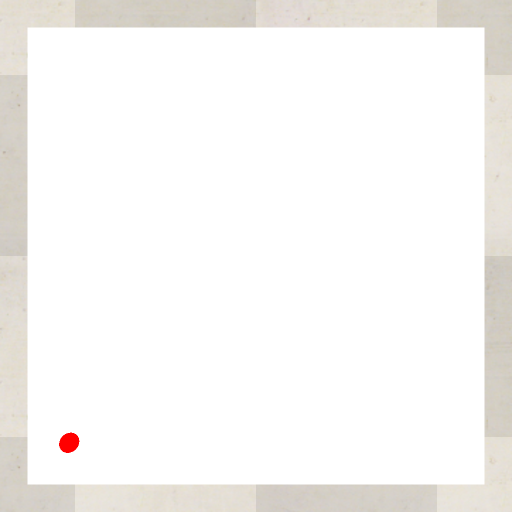
#> input picture task_2a_develop_ball_track_algo_windows/img1.png, 1024 x 1024 px (shown at 1/2 size)
$ python example.py
#> lines starting #> are read from the running program, lines starting #| are printed output that depends on the picture; after the words box and inside, x2 and y2 are one past the last pixel; in counts of white or black regions, pixels touching at a corner belong together
#> further down, img is the input picture: shape (1024, 1024, 3); mean B, G, R 244.3, 246.2, 247.7
### task_2a_develop_ball_track_algo_windows/task_1b.py
'''
*****************************************************************************************
*
*        		===============================================
*           		Nirikshak Bot (NB) Theme (eYRC 2020-21)
*        		===============================================
*
*  This script is to implement Task 1B of Nirikshak Bot (NB) Theme (eYRC 2020-21).
*
*  This software is made available on an "AS IS WHERE IS BASIS".
*  Licensee/end user indemnifies and will keep e-Yantra indemnified from
*  any and all claim(s) that emanate from the use of the Software or
*  breach of the terms of this agreement.
*
*  e-Yantra - An MHRD project under National Mission on Education using ICT (NMEICT)
*
*****************************************************************************************
'''

# Team ID:			2433
# Author List:		Harsh,Saksham,Bhargav,Rahul
# Filename:			task_1b.py
# Functions:		applyPerspectiveTransform, detectMaze, writeToCsv
# 					[ Comma separated list of functions in this file ]
# Global variables:	r
global r
# 					[ List of global variables defined in this file ]


####################### IMPORT MODULES #######################
## You are not allowed to make any changes in this section. ##
## You have to implement this task with the three available ##
## modules for this task (numpy, opencv, csv)               ##
##############################################################
import numpy as np
import cv2
import csv
##############################################################


################# ADD UTILITY FUNCTIONS HERE #################
## You can define any utility functions for your code.      ##
## Please add proper comments to ensure that your code is   ##
## readable and easy to understand.                         ##
##############################################################


##############################################################


def applyPerspectiveTransform(input_img):

	"""
	Purpose:
	---
	takes a maze test case image as input and applies a Perspective Transfrom on it to isolate the maze

	Input Arguments:
	---
	`input_img` :   [ numpy array ]
		maze image in the form of a numpy array

	Returns:
	---
	`warped_img` :  [ numpy array ]
		resultant warped maze image after applying Perspective Transform

	Example call:
	---
	warped_img = applyPerspectiveTransform(input_img)
	"""

	warped_img = None

	##############	ADD YOUR CODE HERE	##############


	gray = cv2.cvtColor(input_img, cv2.COLOR_BGR2GRAY)
	_, gray = cv2.threshold(gray, 240, 255, cv2.THRESH_TOZERO)
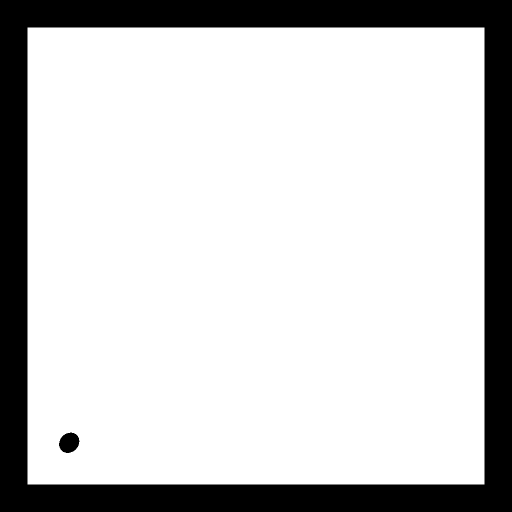
#> gray: shape (1024, 1024) (shown at 1/2 size); 79.5% white; 2 black regions, box (x1, y1, x2, y2) and area: (0, 0, 1024, 1024) 213180, (118, 865, 159, 906) 1269
	rows, col, ch = input_img.shape
#> rows = 1024; col = 1024; ch = 3
	tx, ty = 0, 0
	bx, by = 0, col
#> bx = 0; by = 1024
	xtr, ytr = rows, 0
#> xtr = 1024; ytr = 0
	xbr, ybr = rows, col
#> xbr = 1024; ybr = 1024

	d1, d2, d3, d4 = 0, 0, 0, 0
	corners = cv2.goodFeaturesToTrack(gray, 1000, 0.1, 30)
#> corners = [[968, 968], [55, 968], [968, 55], [55, 55], [158, 882], [126, 903], [132, 867]]

	corners = np.int0(corners)
	# This block of code is to find the coordinates of corners of the maze, so that we can find the warped image.
	for i in corners:
		global r
		x,y=i.ravel()
		dd1=(tx-x)**2+(ty-y)**2
		dd2 = (bx - x) * (bx - x) + (by - y) * (by - y)
		dd3 = (xtr - x) * (xtr - x) + (ytr - y) * (ytr - y)
		dd4 = (xbr - x) * (xbr - x) + (ybr - y) * (ybr - y)
		if dd1 > d1:
			d1 = dd1
			cx1 = x
			cy1 = y
		if dd2 > d2:
			d2 = dd2
			cx2 = x
			cy2 = y
		if dd3 > d3:
			d3 = dd3
			cx3 = x
			cy3 = y
		if dd4 > d4:
			d4 = dd4
			cx4 = x
			cy4 = y
#> this loop made 7 passes
#> (x, y, dd1, dd2, dd3, dd4, d1, cx1) on pass 1: (968, 968, 1874048, 940160, 940160, 6272, 1874048, 968)
#> (x, y, dd1, dd2, dd3, dd4, d3, cx3) on pass 2: (55, 968, 940049, 6161, 1875985, 942097, 1875985, 55)
#> after the loop, cx1 = 968; cx2 = 968; cx3 = 55; cx4 = 55; cy1 = 968; cy2 = 55; cy3 = 968; cy4 = 55; d1 = 1874048; d2 = 1875985; d3 = 1875985; d4 = 1877922
	if ((cx1-cx2)**2+(cy1-cy2))**2>rows*rows/16 and ((cx1-cx3)**2+(cy1-cy3))**2>rows*rows/16:
		pts1 = np.float32([[cx4, cy4], [cx2, cy2], [cx3, cy3], [cx1, cy1]])
#> pts1 = [[55, 55], [968, 55], [55, 968], [968, 968]]
		pts2 = np.float32([[0, 0], [rows, 0], [0, rows], [rows, rows]])

		matrix = cv2.getPerspectiveTransform(pts1, pts2)
#> matrix = [[1.12, -2.46e-18, -61.69], [0, 1.12, -61.69], [-8.36e-20, -7.6e-21, 1]]
		r = rows
#> r = 1024
		warped_img = cv2.warpPerspective(input_img, matrix, (rows, rows))
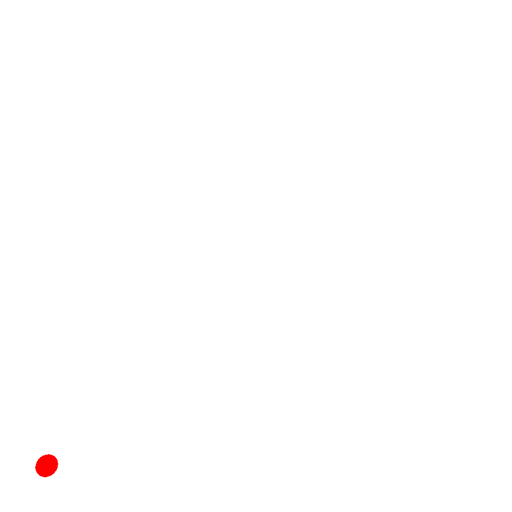
#> warped_img: shape (1024, 1024, 3) (shown at 1/2 size); mean B, G, R 254.6, 254.6, 255
		#_, result = cv2.threshold(result, 100, 255, cv2.THRESH_TOZERO)
		# This block of code is to enhance the borders of the whole maze so that it helps us to read the maze properly#
		# for the further application.
		#contours, _ = cv2.findContours(result, cv2.RETR_TREE, cv2.CHAIN_APPROX_NONE)
		#warped_img: None = cv2.drawContours(result, contours, -1, (0, 0, 0), 10)
	else:
		gray = cv2.cvtColor(input_img, cv2.COLOR_BGR2GRAY)
		_, gray = cv2.threshold(gray, 100, 255, cv2.THRESH_TOZERO)
		rows, col, ch = input_img.shape
		tx, ty = 0, 0
		bx, by = 0, col
		xtr, ytr = rows, 0
		xbr, ybr = rows, col

		d1, d2, d3, d4 = 0, 0, 0, 0
		corners = cv2.goodFeaturesToTrack(gray, 1000, 0.1, 30)

		corners = np.int0(corners)
		# This block of code is to find the coordinates of corners of the maze, so that we can find the warped image.
		for i in corners:
			#global r
			x, y = i.ravel()

			dd1 = (tx - x) * (tx - x) + (ty - y) * (ty - y)
			dd2 = (bx - x) * (bx - x) + (by - y) * (by - y)
			dd3 = (xtr - x) * (xtr - x) + (ytr - y) * (ytr - y)
			dd4 = (xbr - x) * (xbr - x) + (ybr - y) * (ybr - y)
			if dd1 > d1:
				d1 = dd1
				cx1 = x
				cy1 = y
			if dd2 > d2:
				d2 = dd2
				cx2 = x
				cy2 = y
			if dd3 > d3:
				d3 = dd3
				cx3 = x
				cy3 = y
			if dd4 > d4:
				d4 = dd4
				cx4 = x
				cy4 = y
		pts1 = np.float32([[cx4, cy4], [cx2, cy2], [cx3, cy3], [cx1, cy1]])
		pts2 = np.float32([[0, 0], [rows, 0], [0, rows], [rows, rows]])

		matrix = cv2.getPerspectiveTransform(pts1, pts2)
		r = rows
		result = cv2.warpPerspective(gray, matrix, (rows, rows))
		_, result = cv2.threshold(result, 100, 255, cv2.THRESH_TOZERO)
		# This block of code is to enhance the borders of the whole maze so that it helps us to read the maze properly#
		# for the further application.
		contours, _ = cv2.findContours(result, cv2.RETR_TREE, cv2.CHAIN_APPROX_NONE)
		warped_img: None = cv2.drawContours(result, contours, -1, (0, 0, 0), 10)
	warped_img=cv2.resize(warped_img,(1280,1280))
#> warped_img: shape (1280, 1280, 3)


	##################################################

	return warped_img


# [82 lines left out: functions detectMaze, writeToCsv, not called in this run]


# NOTE:	YOU ARE NOT ALLOWED TO MAKE ANY CHANGE TO THIS FUNCTION
#
# Function Name:    main
#        Inputs:    None
#       Outputs:    None
#       Purpose:    This part of the code is only for testing your solution. The function first takes 'maze00.jpg'
# 					as input, applies Perspective Transform by calling applyPerspectiveTransform function,
# 					encodes the maze input in form of 2D array by calling detectMaze function and writes this data to csv file
# 					by calling writeToCsv function, it then asks the user whether to repeat the same on all maze images
# 					present in 'test_cases' folder or not. Write your solution ONLY in the space provided in the above
# 					applyPerspectiveTransform and detectMaze functions.

# [99 lines that do not run on import are left out]

### task_2a_develop_ball_track_algo_windows/task_1a_part1.py
'''
*****************************************************************************************
*
*        		===============================================
*           		Nirikshak Bot (NB) Theme (eYRC 2020-21)
*        		===============================================
*
*  This script is to implement Task 1A - Part 1 of Nirikshak Bot (NB) Theme (eYRC 2020-21).
*
*  This software is made available on an "AS IS WHERE IS BASIS".
*  Licensee/end user indemnifies and will keep e-Yantra indemnified from
*  any and all claim(s) that emanate from the use of the Software or
*  breach of the terms of this agreement.
*
*  e-Yantra - An MHRD project under National Mission on Education using ICT (NMEICT)
*
*****************************************************************************************
'''

# Team ID:			[ 2433 ]
# Author List:		[ Names of team members worked on this file separated by Comma: Harsh,Saksham,Rahul,Bhargav ]
# Filename:			task_1a_part1.py
# Functions:		scan_image
# 					[ Comma separated list of functions in this file ]
# Global variables:	shapes
# 					[ List of global variables defined in this file ]


####################### IMPORT MODULES #######################
## You are not allowed to make any changes in this section. ##
## You have to implement this task with the three available ##
## modules for this task (numpy, opencv, os)                ##
##############################################################
import cv2
import numpy as np
import os

##############################################################


# Global variable for details of shapes found in image and will be put in this dictionary, returned from scan_image function
shapes = {}


################# ADD UTILITY FUNCTIONS HERE #################
## You can define any utility functions for your code.      ##
## Please add proper comments to ensure that your code is   ##
## readable and easy to understand.                         ##
##############################################################


##############################################################


def scan_image(img_file_path):
    """
    Purpose:
    ---
    this function takes file path of an image as an argument and returns dictionary
    containing details of colored (non-white) shapes in that image

    Input Arguments:
    ---
    `img_file_path` :		[ str ]
        file path of image

    Returns:
    ---
    `shapes` :              [ dictionary ]
        details of colored (non-white) shapes present in image at img_file_path
        { 'Shape' : ['color', Area, cX, cY] }

    Example call:
    ---
    shapes = scan_image(img_file_path)
    """

    global shapes

    ##############	ADD YOUR CODE HERE	##############
    shapes1 = {}
    shapes={}
    count=0
    if(type(img_file_path) is np.ndarray):
        img=img_file_path

    else: img = cv2.imread(img_file_path)

    mask = {}
    sh = []
    arr= []

    hsv = cv2.cvtColor(img, cv2.COLOR_BGR2HSV)
#> hsv: shape (1024, 1024, 3); mean H, S, V 3.8, 3.9, 247.7

    for i in range(2):


        if (i == 0):
            l_b = np.array([81, 0, 0])
            u_b = np.array([134, 255, 255])
            mask[0] = cv2.inRange(hsv, l_b, u_b)

        if (i == 1):
            l_b = np.array([0, 51, 0])
            u_b = np.array([47, 255, 255])
            mask[1] = cv2.inRange(hsv, l_b, u_b)
#> after the loop, mask = 2 items
    for i in range(2):
        _, thrash = cv2.threshold(mask[i], 240, 255, cv2.THRESH_BINARY)
        contours, _ = cv2.findContours(thrash, cv2.RETR_TREE, cv2.CHAIN_APPROX_NONE)

        cv2.waitKey(0)
        for contour in contours:
            approx = cv2.approxPolyDP(contour, 0.01 * cv2.arcLength(contour, True), True)

            if len(approx) == 3:
                s = 'Triangle'

                if (i == 0):
                    cl = 'blue'
                elif (i == 1):
                    cl = 'red'
            elif len(approx) == 4:
                x1, y1, w, h = cv2.boundingRect(approx)
                aspectRatio = float(w) / h

                if aspectRatio >= 0.95 and aspectRatio <= 1.05:
                    s = 'Square'

                    if (i == 0):
                        cl = 'blue'
                    elif (i == 1):
                        cl = 'red'

                else:
                    p = {}

                    for k in range(4):
                        p[k] = approx[k].ravel()

                    p1 = (p[0] - p[1]) - (p[3] - p[2])
                    p2 = (p[1] - p[2]) - (p[0] - p[3])

                    if ((np.all(p1 < 2) and np.all(p1 > -2)) or (np.all(p2 < 2) and np.all(p2 > -2))):
                        if ((np.all(p1 < 2) and np.all(p1 > -2)) and (np.all(p2 < 2) and np.all(p2 > -2))):
                            r = np.linalg.norm(p[0] - p[1]) / np.linalg.norm(p[1] - p[2])
                            if (r >= 0.95 and r <= 1.05):
                                s = 'Rhombus'
                            else:
                                s = 'Parallelogram'
                        else:
                            s = 'Trapezium'
                    else:
                        s = 'Quadrilateral'

                    if (i == 0):
                        cl = 'blue'
                    elif (i == 1):
                        cl = 'red'


            elif len(approx) == 5:
                s = 'Pentagon'

                if (i == 0):
                    cl = 'blue'
                elif (i == 1):
                    cl = 'red'

            elif len(approx) == 6:
                s = 'Hexagon'

                if (i == 0):
                    cl = 'blue'
                elif (i == 1):
                    cl = 'red'

            else:
                s = 'Circle'

                if (i == 0):
                    cl = 'blue'
                elif (i == 1):
                    cl = 'red'
            ar = cv2.contourArea(contour)
            M = cv2.moments(contour)
            if M['m00'] == 0:
                continue
            else:
                cx = int(M['m10'] / M['m00'])
            if M['m00'] == 0:
                continue
            else:
                cy = int(M['m01'] / M['m00'])
            al = cv2.arcLength(contour, True)
            al = round(al, 1)
            #shapes1[s] = [cl,cx+1,cy+1]
            shapes1.setdefault(s, []).append([cl,cx,cy])
            count=count+1


            sh.append(s)
#> this loop made 2 passes
#> pass 2, in scan_image, `_, thrash = cv2.threshold(mask[i], 240, 255, cv2.THRESH_BINARY)`:
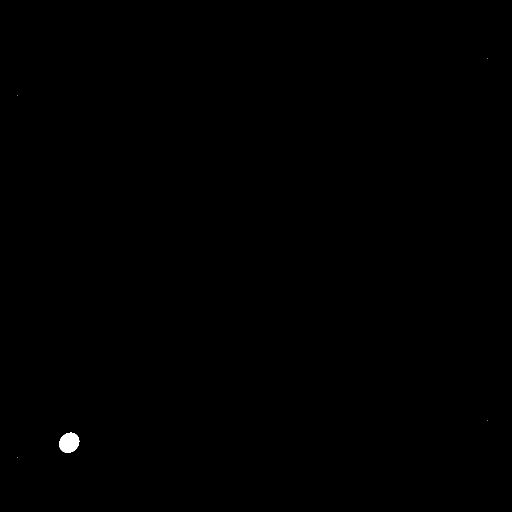
#> thrash: shape (1024, 1024) (shown at 1/2 size); 0.12% white; 5 white regions (4 under 20 px), largest, box (x1, y1, x2, y2) and area: (118, 865, 159, 906) 1269
#> after the loop, count = 1; sh = ['Circle']; shapes1 = {'Circle': [['red', 137, 885]]}
            # [7 lines of commented-out code are left out]
    for s in sh:
        if(count==1):
                shapes[s]=shapes1[s][0]
        else:shapes=shapes1
#> this loop made 1 pass


    ##################################################

    return shapes


# NOTE:	YOU ARE NOT ALLOWED TO MAKE ANY CHANGE TO THIS FUNCTION
#
# Function Name:    main
#        Inputs:    None
#       Outputs:    None
#       Purpose:    the function first takes 'Sample1.png' as input and runs scan_image function to find details
#                   of colored (non-white) shapes present in 'Sample1.png', it then asks the user whether
#                   to repeat the same on all images present in 'Samples' folder or not

# [87 lines that do not run on import are left out]

### task_2a_develop_ball_track_algo_windows/example.py
import task_1a_part1
import task_1b
import cv2


img=cv2.imread('img1.png')
cv2.imshow('image1',img)
cv2.waitKey(0)
wimg=task_1b.applyPerspectiveTransform(img)
cv2.imshow('image',wimg)
cv2.waitKey(0)
shapes=task_1a_part1.scan_image(img)
#> shapes = {'Circle': ['red', 137, 885]}
print(shapes)
#| {'Circle': ['red', 137, 885]}
